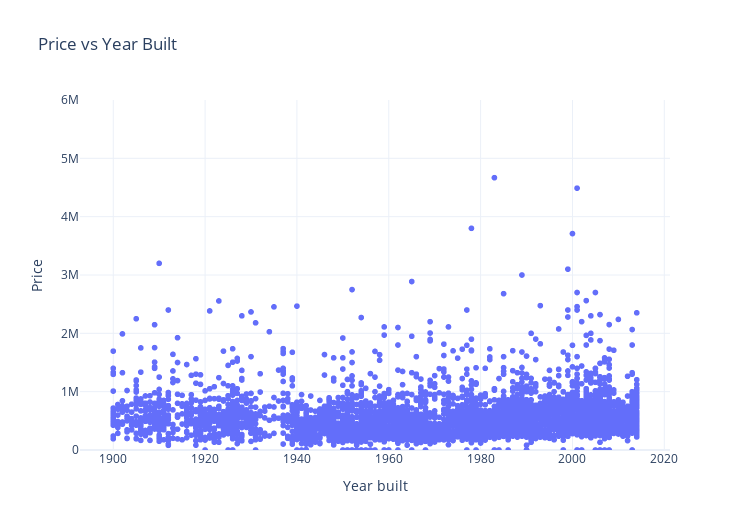

The notebook cell this image was saved under:
### Markdown cell above
# Plotting graphs between different attributes

### Code cell
#Plotted scatter plot between price vs year built
built_year = pd.concat([df['price'], df['yr_built']], axis=1)
fig = px.scatter(df, x = 'yr_built', y = 'price', template = 'plotly_white', title = 'Price vs Year Built',labels=dict(price="Price ", yr_built="Year built "))
fig.update_layout(yaxis_range=[0 , 6000000], width=750, height=530)
fig.show()

### Figure 1 — Plotly figure (JSON) as saved in the notebook; plotly's stock layout.template omitted (floating-point values rounded to 4 significant figures; data arrays with more than 128 entries replaced by an {"elided": "..."} marker saying what was removed)
{"data": [{"hovertemplate": "Year built =%{x}<br>Price =%{y}<extra></extra>", "legendgroup": "", "marker": {"color": "#636efa", "symbol": "circle"}, "mode": "markers", "name": "", "showlegend": false, "type": "scattergl", "x": {"elided": "4600 int values"}, "xaxis": "x", "y": {"elided": "4600 float values"}, "yaxis": "y"}], "layout": {"height": 530, "legend": {"tracegroupgap": 0}, "title": {"text": "Price vs Year Built"}, "width": 750, "xaxis": {"anchor": "y", "domain": [0, 1], "title": {"text": "Year built "}}, "yaxis": {"anchor": "x", "domain": [0, 1], "range": [0, 6000000], "title": {"text": "Price "}}}}
